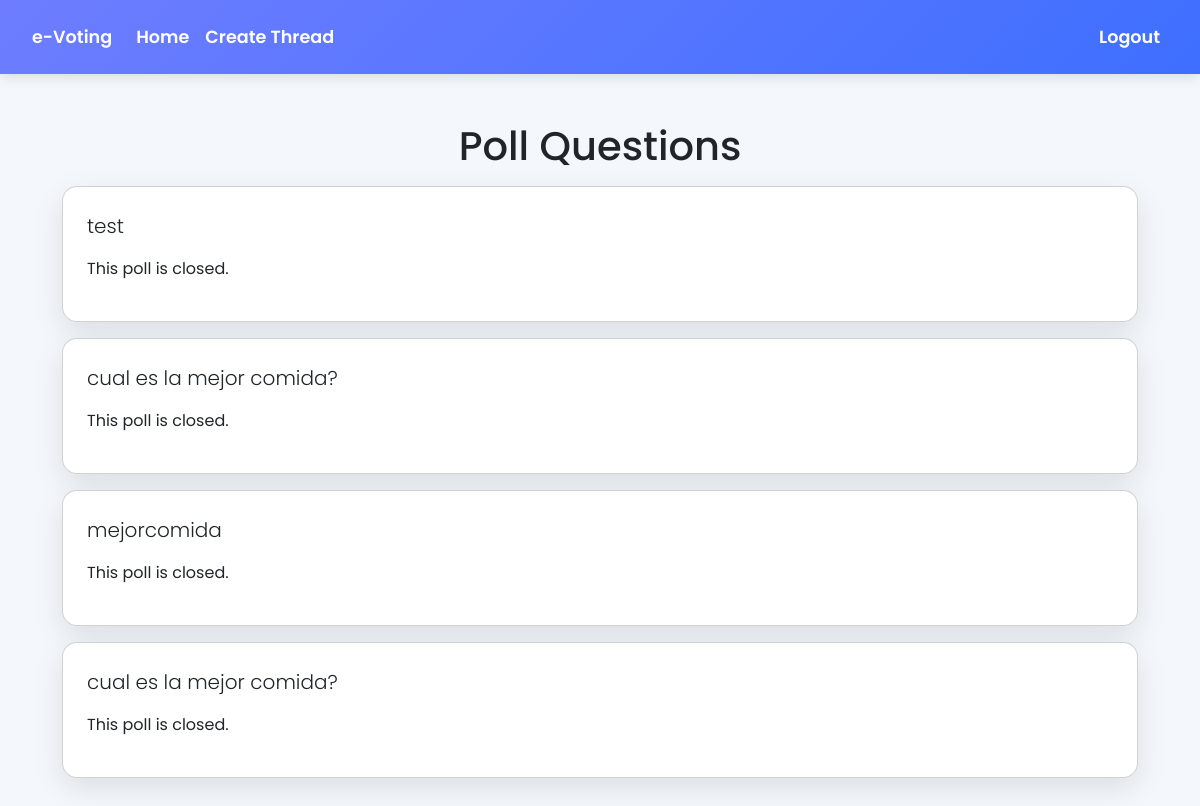
The app's page /polls/index (signed in) with its own data.
### polls/models.py (models this page shows, shortened)
class Question(models.Model):
    question_text = models.CharField(max_length=200)
    pub_date = models.DateTimeField('date published', auto_now_add=True)
    thread = models.ForeignKey(Thread, on_delete=models.CASCADE, related_name='questions', null=True, blank=True)  # Relación con Thread
    pollEndDate = models.DateTimeField()  # Duracion de la votación
    class Meta:
        permissions = [
            ('can_publish', 'Can publish questions'),
        ]
    @property
    def is_active(self):
        return timezone.now() < self.pollEndDate

### polls/views.py (the view)
# urls.py: path('index', views.index, name='index'),
@login_required
def index(request):
    latest_question_list = Question.objects.order_by('-pub_date')[:5]
    if request.user.is_authenticated:
        voted_question_ids = Vote.objects.filter(
            user=request.user,
            question__in=latest_question_list
        ).values_list('question_id', flat=True)
    else:
        voted_question_ids = []
    context = {
        'latest_question_list': latest_question_list,
        'voted_question_ids': voted_question_ids
    }
    return render(request, 'polls/index.html', context)

### templates/polls/index.html
{% extends 'base.html' %}
{% block content %}
<h1 class="text-center mb-3">Poll Questions</h1>
{% if latest_question_list %}
    {% for question in latest_question_list %}
    <div class="card mb-3">
        <div class="card-body">
            <p class="lead">{{ question.question_text }}</p>
            {% if question.is_active%}
            {% if question.id in voted_question_ids %}
                <a href="{% url 'polls:results' question.id %}" class="btn btn-secondary btn-sm">View Results</a>
            {% else %}
                <a href="{% url 'polls:detail' question.id %}" class="btn btn-primary btn-sm">Vote Now</a>
                <a href="{% url 'polls:results' question.id %}" class="btn btn-secondary btn-sm">Results</a>
            {% endif %}
            {% else%}
            <p>This poll is closed.</p>
            {% endif %}
        </div>
    </div>
    {% endfor %}
{% else %}
    <p>No polls available.</p>
{% endif %}
{% endblock %}

### templates/base.html (style rules this page uses)
body { font-family: 'Poppins', sans-serif; background-color: #f4f7fb; margin: 0; padding: 0; }
.card { background-color: #fff; border-radius: 15px; box-shadow: 0 10px 30px rgba(0, 0, 0, 0.1); transition: box-shadow 0.3s ease; }
.card-body { padding: 1.5rem; }

### records on screen
Question: question_text "test", shows "This poll is closed."
Question: question_text "cual es la mejor comida?", shows "This poll is closed."
Question: question_text "mejorcomida", shows "This poll is closed."
Question: question_text "cual es la mejor comida?", shows "This poll is closed."
